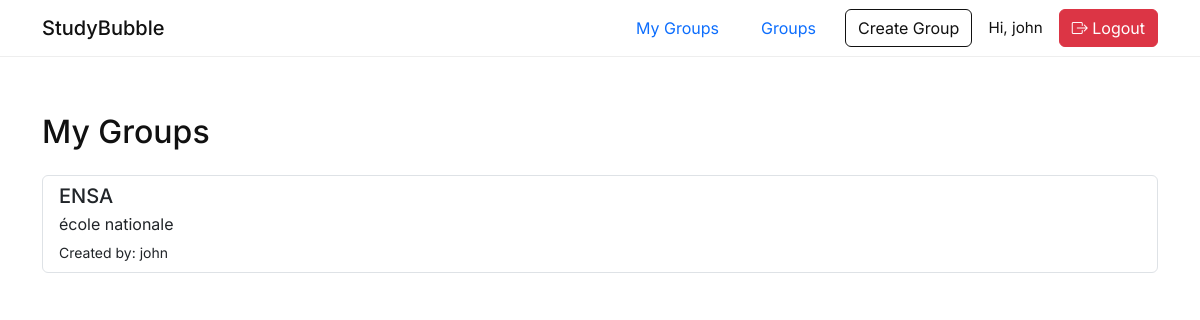
/groups/my/ (signed in), run on the app's committed database.
### users/models.py (models this page shows)
class User(AbstractUser):
    ROLE_CHOICES = [
        ('professor', 'Professor'),
        ('student', 'Student'),
    ]
    role = models.CharField(max_length=10, choices=ROLE_CHOICES, default='student')
    bio = models.TextField(blank=True)
    skills = models.CharField(max_length=200, blank=True)

### groups/models.py (models this page shows, shortened)
class Group(models.Model):
    name = models.CharField(max_length=100)
    description = models.TextField()
    created_by = models.ForeignKey('users.User', on_delete=models.CASCADE, related_name='created_groups')
    members = models.ManyToManyField('users.User', related_name='joined_groups', blank=True)
    created_at = models.DateTimeField(auto_now_add=True)

### groups/views.py (the view)
# urls.py: path('my/', my_groups, name='my-groups'),
@login_required
def my_groups(request):
    groups = Group.objects.filter(members=request.user)
    return render(request, 'groups/my_groups.html', {'groups': groups})

### templates/groups/my_groups.html (shortened to what this page needs)
{% extends 'base.html' %}
{% block content %}
<div class="container mt-4">
  <h2 class="mb-4">My Groups</h2>
  {% if groups %}
    <div class="list-group">
      {% for group in groups %}
        <a href="{% url 'group-detail' group.pk %}" class="list-group-item list-group-item-action flex-column align-items-start mb-2">
          <div class="d-flex w-100 justify-content-between">
            <h5 class="mb-1">{{ group.name }}</h5>
          </div>
          <p class="mb-1">{{ group.description|truncatechars:100 }}</p>
          <small>Created by: {{ group.created_by.username }}</small>
        </a>
      {% endfor %}
    </div>
  {% else %}
    <div class="alert alert-info" role="alert">
      You are not a member of any groups.
    </div>
  {% endif %}
</div>
{% endblock %}

### templates/base.html (shortened to what this page needs)
<!DOCTYPE html>
<html lang="en">
<head>
  <link href="https://cdn.jsdelivr.net/npm/bootstrap@5.3.0/dist/css/bootstrap.min.css" rel="stylesheet" />
  <link href="https://cdn.jsdelivr.net/npm/bootstrap-icons@1.10.5/font/bootstrap-icons.css" rel="stylesheet" />
</head>
<body>
  <nav class="navbar navbar-expand-lg py-2">
    <div class="container">
      <a class="navbar-brand" href="/">StudyBubble</a>
      <div class="d-flex align-items-center ms-auto">
        {% if user.is_authenticated %}
          <a href="{% url 'my-groups' %}" class="btn btn-link me-3 text-decoration-none">My Groups</a>
          <a href="{% url 'group-list' %}" class="btn btn-link me-3 text-decoration-none">Groups</a>
          {% if user.role == 'professor' %}
            <a href="{% url 'group-create' %}" class="btn btn-outline-primary me-3">Create Group</a>
          {% endif %}
          <span class="navbar-text me-3">Hi, {{ user.username }}</span>
          <form method="POST" action="{% url 'logout' %}" class="d-inline">
            <button type="submit" class="btn btn-danger">
              <i class="bi bi-box-arrow-right"></i> Logout
            </button>
          </form>
        {% else %}
          <a href="{% url 'login' %}" class="btn btn-sm btn-outline-primary me-2">Login</a>
          <a href="{% url 'signup' %}" class="btn btn-sm btn-primary">Sign Up</a>
        {% endif %}
      </div>
    </div>
  </nav>
  <main>
    {% block content %}{% endblock %}
  </main>
</body>
</html>

### templates/base.html (style rules this page uses)
body { font-family: 'Inter', sans-serif; background-color: #fff; color: #111; margin: 0; padding: 0; }
.navbar { background-color: #fff; border-bottom: 1px solid #eee; }
.navbar-brand { font-weight: 500; font-size: 1.25rem; color: #111; }
.navbar .nav-link, .navbar-text { color: #111; font-size: 0.95rem; }
.btn-outline-primary { border-color: #111; color: #111; }
main { padding: 2rem 1rem; }

### data on the page
User: username "john"
Group: name "ENSA", description "école nationale", created_by.username "john"
